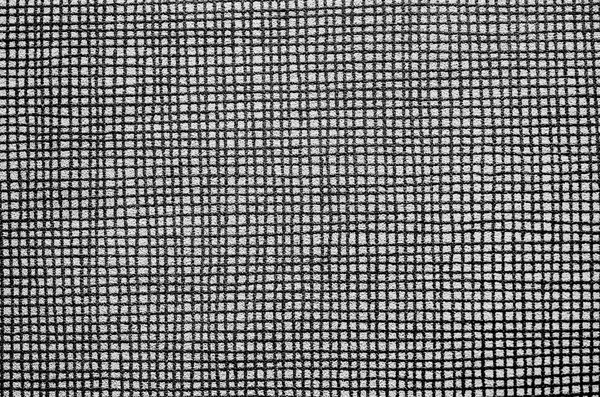
#> input picture texture_imgs/grayscale.jpg, 600 x 397 px, found by its file name
$ python create_text_noise_mask.py
#> lines starting #> are read from the running program, lines starting #| are printed output that depends on the picture; after the words box and inside, x2 and y2 are one past the last pixel; in counts of white or black regions, pixels touching at a corner belong together
import matplotlib.pyplot as plt
import numpy as np
import random
from os.path import join
from copy import deepcopy
import cv2


def create_text_mask(_img):
    img = deepcopy(_img)

    row = img.shape[0]
    col = img.shape[1]
    mask = np.zeros((row, col), np.uint8)

    # Write some Text

    font = cv2.FONT_HERSHEY_SIMPLEX
    bottomLeftCornerOfText = (int(0.03 * col), int(0.5 * row))
    fontScale = 0.5
    fontColor = (255, 255, 255)
    thickness = 1
    lineType = 2

    cv2.putText(mask, 'Hello World',
                bottomLeftCornerOfText,
                font,
                fontScale,
                fontColor,
                thickness,
                # lineType
                )

    plt.imsave(join("texture2_text_imgs", "mask.png"), mask, cmap="gray")

    numeric_mask = deepcopy(mask)

    numeric_mask[mask > 0] = 0
    numeric_mask[mask == 0] = 1
    return numeric_mask

if __name__ == "__main__":
    base_dir = "realworld_text_imgs"
    img = plt.imread(join(base_dir, "grayscale.jpg"))[:100, :100]
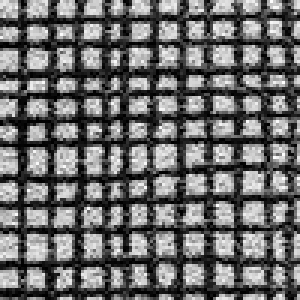
#> img: shape (100, 100) (shown 3 times larger); min 0, max 255, mean 107.6
    if len(img.shape) > 2:
        img = img[:, :, 0]
    known = create_text_mask(img)
#> in create_text_mask, `cv2.putText(mask, 'Hello World', bottomLeftCornerOfText, font, fontSca..`:
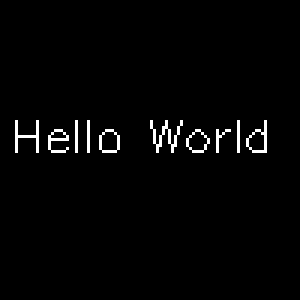
#> mask: shape (100, 100) (shown 3 times larger); 2% white in thin lines or dots, all inside (x1, y1, x2, y2) = (5, 40, 89, 51)
    np.save(join(base_dir, "mask.npy"), known)

    plt.imsave(join(base_dir, "grayscale.png"), img, cmap="gray")

    img_corr = deepcopy(img)
    img_corr = np.stack([img_corr, img_corr, img_corr], axis=2)
    img_corr[known == 0] = np.array([255, 0, 0])
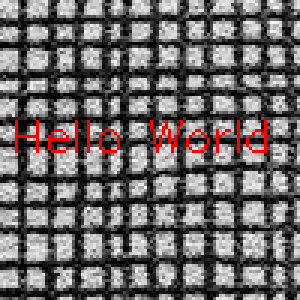
#> img_corr: shape (100, 100, 3) (shown 3 times larger); mean of channels 0, 1, 2 110.6, 105.6, 105.6; drawn as R, G, B
    plt.imsave(join(base_dir, "grayscale_masked.png"), img_corr)
